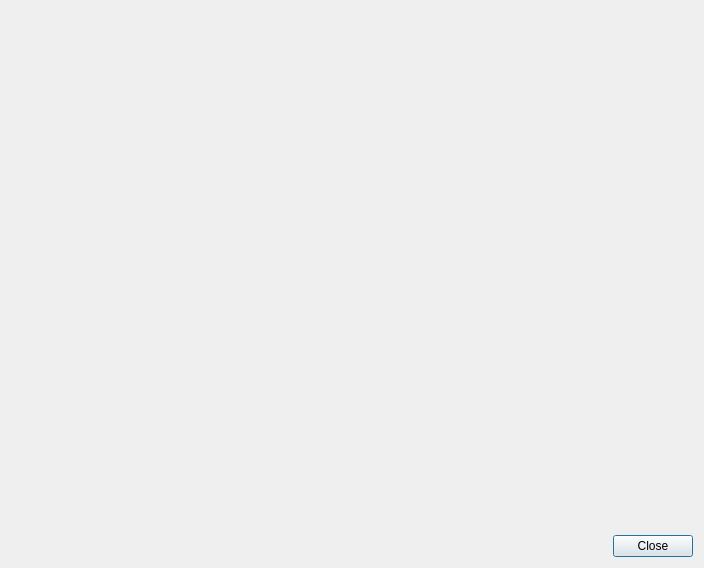
<?xml version="1.0" encoding="UTF-8"?>
<ui version="4.0">
 <class>tlinsObservationsPlacesWindow</class>
 <widget class="QDialog" name="tlinsObservationsPlacesWindow">
  <property name="geometry">
   <rect>
    <x>0</x>
    <y>0</y>
    <width>704</width>
    <height>568</height>
   </rect>
  </property>
  <property name="windowTitle">
   <string>Dialog</string>
  </property>
  <layout class="QVBoxLayout" name="verticalLayout">
   <item>
    <widget class="tlinsWObservationPlace" name="widget" native="true"/>
   </item>
   <item>
    <widget class="QDialogButtonBox" name="buttonBox">
     <property name="orientation">
      <enum>Qt::Horizontal</enum>
     </property>
     <property name="standardButtons">
      <set>QDialogButtonBox::Close</set>
     </property>
    </widget>
   </item>
  </layout>
 </widget>
 <customwidgets>
  <customwidget>
   <class>tlinsWObservationPlace</class>
   <extends>QWidget</extends>
   <header>tlinswobservationplace.h</header>
   <container>1</container>
  </customwidget>
 </customwidgets>
 <resources/>
 <connections>
  <connection>
   <sender>buttonBox</sender>
   <signal>accepted()</signal>
   <receiver>tlinsObservationsPlacesWindow</receiver>
   <slot>accept()</slot>
   <hints>
    <hint type="sourcelabel">
     <x>248</x>
     <y>254</y>
    </hint>
    <hint type="destinationlabel">
     <x>157</x>
     <y>274</y>
    </hint>
   </hints>
  </connection>
  <connection>
   <sender>buttonBox</sender>
   <signal>rejected()</signal>
   <receiver>tlinsObservationsPlacesWindow</receiver>
   <slot>reject()</slot>
   <hints>
    <hint type="sourcelabel">
     <x>316</x>
     <y>260</y>
    </hint>
    <hint type="destinationlabel">
     <x>286</x>
     <y>274</y>
    </hint>
   </hints>
  </connection>
 </connections>
</ui>
